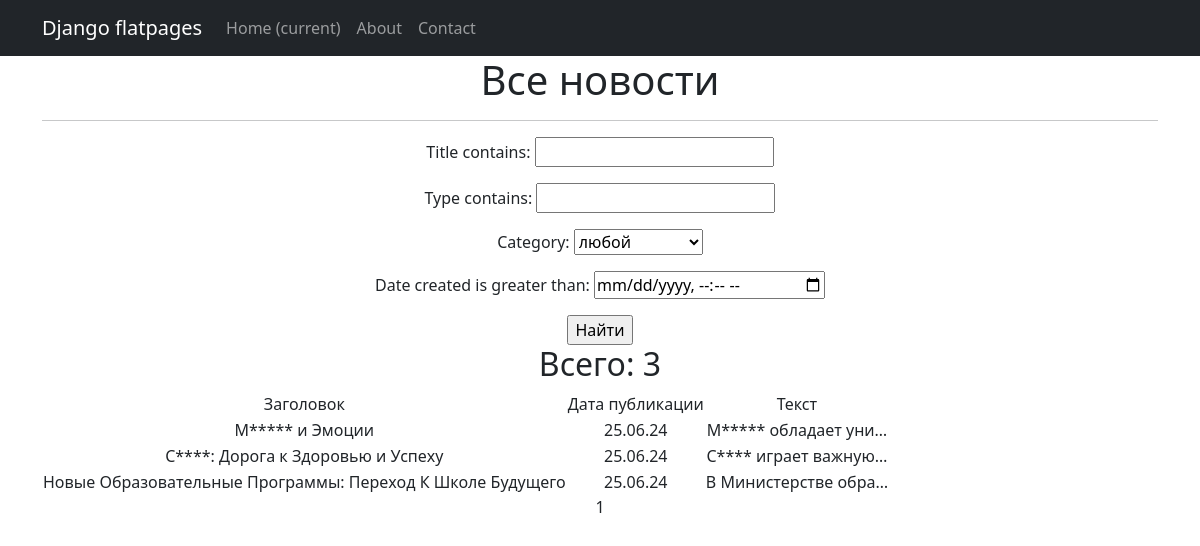
The page /news/search/ on the database as committed earlier.
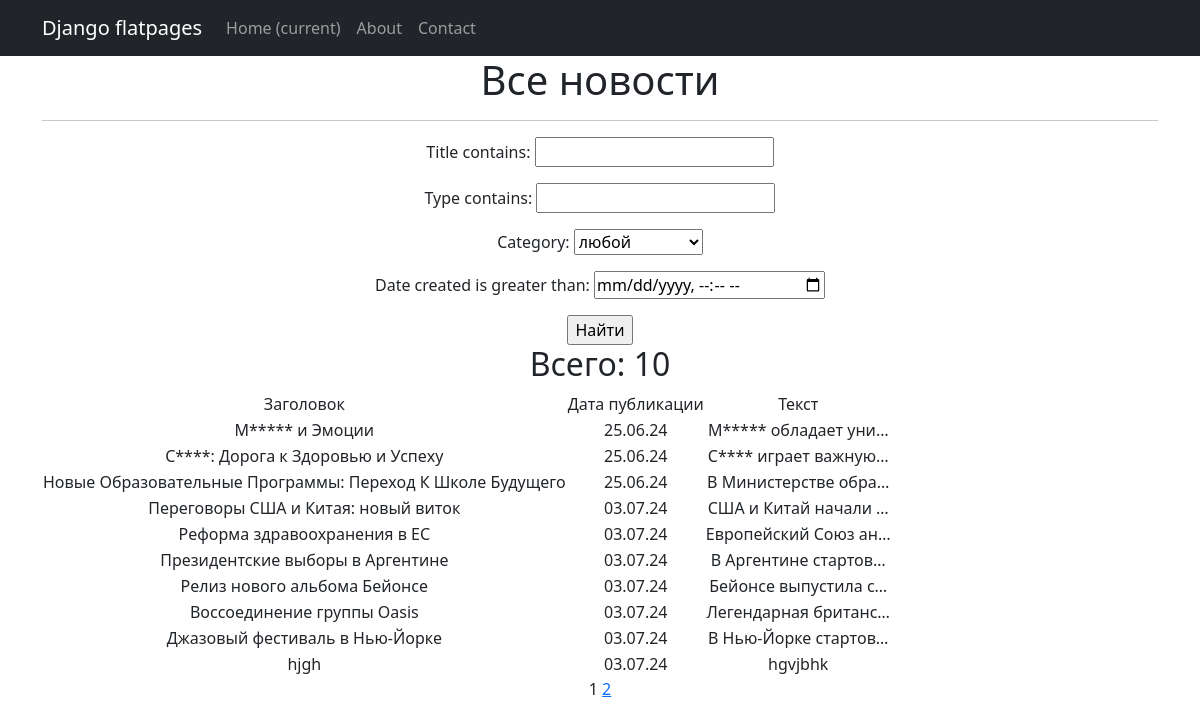
The same page on the database as committed later.
### news/models.py (models this page shows, shortened)
class Post(models.Model):
    article = 'AR'
    news = 'NE'
    TYPES = [(article, 'статья'), (news, 'новость')]
    author_post = models.ForeignKey(to='Author', on_delete=models.CASCADE, related_name='posts')
    type = models.CharField(max_length=2, choices=TYPES, default=article)
    date_created = models.DateTimeField(auto_now_add=True)
    category = models.ManyToManyField(to='Category', through='PostCategory' )
    title = models.CharField(max_length=100)
    text = models.TextField()
    rating = models.IntegerField(default=0)

### news/views.py (the view)
# urls.py: path('search/', PostListSearch.as_view(), name='post_search'),
class PostListSearch(ListView):
    model = Post
    ordering = 'date_created'
    template_name = 'news_search.html'
    context_object_name = 'posts'
    paginate_by = 10  # количество записей на странице
    def get_queryset(self):
        queryset = super().get_queryset()
        self.filterset = PostFilter(self.request.GET, queryset)
        return self.filterset.qs
    def get_context_data(self, **kwargs):
        context = super().get_context_data(**kwargs)
        context['filterset'] = self.filterset
        return context

### news/models.py (called while the page is built)
    def __str__(self):
        return self.name_category.title()

### news/templatetags/custom_filters.py (called while the page is built)
@register.filter()
def censor(value):
    for c in CENSOR:
        value = value.replace(c[1:], '*' * len(c[1:]))
    return f'{value}'

### templates/news_search.html (shortened to what this page needs)
{% extends 'flatpages/default.html' %}
{% load custom_filters %}
{% block content %}
<h1>Все новости</h1>
<hr>
<form action="" method="get">
    {{ filterset.form.as_p }}
    <input type="submit" value="Найти"/>
</form>
<h2>Всего: {{ posts|length }}</h2>
{% if posts %}
<table>
    <tr>
        <td>Заголовок</td>
        <td>Дата публикации</td>
        <td>Текст</td>
    </tr>
    {% for post in posts %}
    <tr>
        <td>{{ post.title|censor }}</td>
        <td> {{ post.date_created|date:'d.m.y' }}</td>
        <td>{{ post.text|truncatechars:20|censor }}</td>
    </tr>
    {% endfor %}
</table>
{% else %}
<h2> Статей нет! </h2>
{% endif %}
{{ page_obj.number }}
{% if page_obj.has_next %}
<a href="?page={{ page_obj.next_page_number }}">{{ page_obj.next_page_number }}</a>
{% endif %}
{% endblock content %}

Rows that differ between the two databases and show on the page:
added Post: title|censor "Переговоры США и Китая: новый виток", date_created "03.07.24", text|censor "США и Китай начали …"
added Post: title|censor "Реформа здравоохранения в ЕС", date_created "03.07.24", text|censor "Европейский Союз ан…"
added Post: title|censor "Президентские выборы в Аргентине", date_created "03.07.24", text|censor "В Аргентине стартов…"
added Post: title|censor "Релиз нового альбома Бейонсе", date_created "03.07.24", text|censor "Бейонсе выпустила с…"
added Post: title|censor "Воссоединение группы Oasis", date_created "03.07.24", text|censor "Легендарная британс…"
added Post: title|censor "Джазовый фестиваль в Нью-Йорке", date_created "03.07.24", text|censor "В Нью-Йорке стартов…"
added Post: title|censor "hjgh", date_created "03.07.24", text|censor "hgvjbhk"
Other text that changed with them:
{{ posts|length }}: "3" → "10"
{{ page_obj.next_page_number }}: (not shown) → "2"
